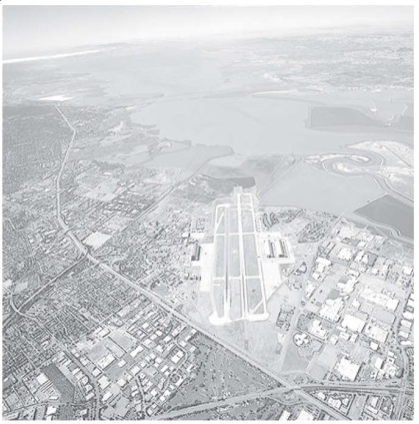
#> input picture images/lowContrast.PNG, 419 x 424 px, found by its file name
$ jupyter execute 1703155_DIP_Lab_Final_2.ipynb
#> lines starting #> are read from the running program, lines starting #| are printed output that depends on the picture; after the words box and inside, x2 and y2 are one past the last pixel; in counts of white or black regions, pixels touching at a corner belong together
<a href="https://colab.research.google.com/github/QuaziSamiha/Digital_Image_Processing/blob/main/1703155_DIP_Lab_Final_2.ipynb" target="_parent"></a>

[cell 1]
# 1.
# Take a low-contrast image as an input and perform appropriate transformations to
# produce a high-contrast image.
# Draw the histogram of the two images to distinguish the differences.
# 2.
# Segmentation is the process of separating the different regions in an image based on the intensity values meeting some
# criteria/predicate. Apply any segmentation algorithm to segment an image and find out the difference in segmentation before and after
# the application of an averaging filter to that image.
# So you need to segment the image twice before and after averaging out.

[cell 2]
import numpy as np
import matplotlib.pyplot as plt
import cv2
from google.colab.patches import cv2_imshow

1.
Take a low-contrast image as an input and perform appropriate transformations to produce a high-contrast image.
Draw the histogram of the two images to distinguish the differences.

[cell 3]
lowCon = cv2.imread('/content/drive/MyDrive/Colab Notebooks/images/lowContrast.PNG')
#> lowCon is the input picture: shape (424, 419, 3); mean B, G, R 210.2, 207.6, 205.4

lowConGray= cv2.cvtColor(lowCon, cv2.COLOR_BGR2LAB)
#> lowConGray: shape (424, 419, 3); mean of channels 0, 1, 2 212.1, 127.6, 126.5
l_channel, a, b = cv2.split(lowConGray)

# Applying CLAHE to L-channel
# feel free to try different values for the limit and grid size:
clahe = cv2.createCLAHE(clipLimit=2.0, tileGridSize=(8,8))
cl = clahe.apply(l_channel)
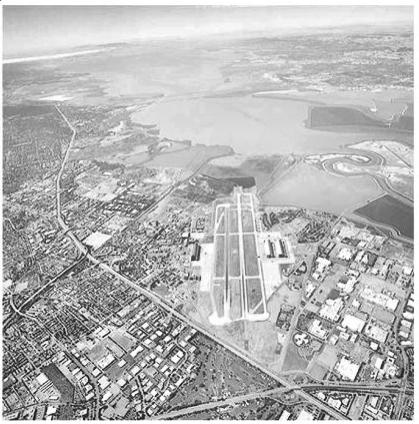
#> cl: shape (424, 419); min 20, max 255, mean 181.6

# merge the CLAHE enhanced L-channel with the a and b channel
limg = cv2.merge((cl,a,b))
#> limg: shape (424, 419, 3); mean of channels 0, 1, 2 181.6, 127.6, 126.5

# Converting image from LAB Color model to BGR color spcae
enhanced_img = cv2.cvtColor(limg, cv2.COLOR_LAB2BGR)

# Stacking the original image with the enhanced image
result = np.hstack((lowCon, enhanced_img))
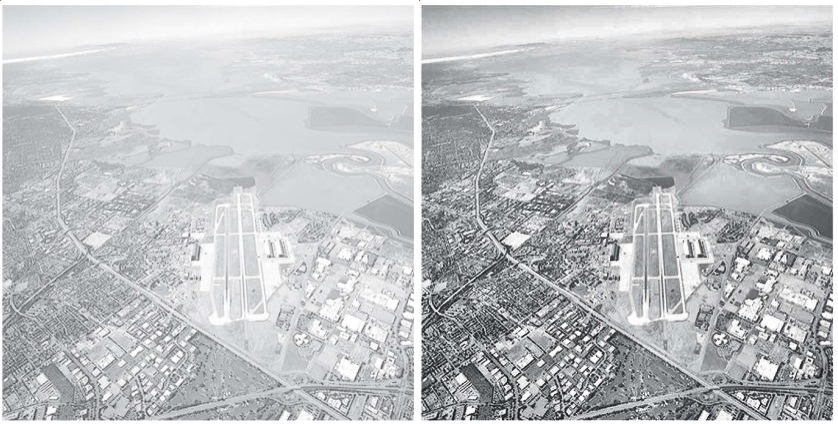
#> result: shape (424, 838, 3); mean B, G, R 194.3, 191.8, 189.5
cv2_imshow(result)

[cell 4]
k=0
H = np.zeros((256), dtype=int)
while k < 256:
    H[k]=np.count_nonzero(lowConGray==k)
    k=k+1
#> after the loop, H = 256 values, max 117385 at index 126, min 0 at index 0, mean 2081.9; k = 256

intensity = np.arange(0, 256, 1)

plt.bar(intensity, H, color='maroon', width=0.5)
plt.xlabel('intensity')
plt.ylabel('frequency')
plt.title('Low Contrast Histogram')
plt.show()
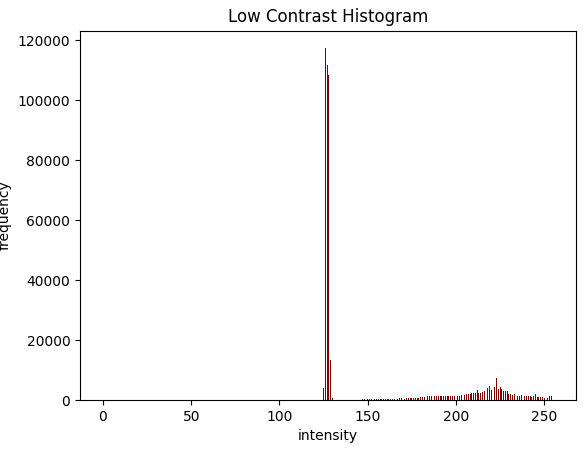
#> figure drawn by matplotlib, 1 panel; tallest bar 117385 high, from x = 125.8 to 126.2

k=0
H = np.zeros((256), dtype=int)
while k < 256:
    H[k]=np.count_nonzero(result==k)
    k=k+1
#> after the loop, H = 256 values, max 26979 at index 255, min 0 at index 0, mean 4163.8; k = 256

intensity = np.arange(0, 256, 1)

plt.bar(intensity, H, color='maroon', width=0.5)
plt.xlabel('intensity')
plt.ylabel('frequency')
plt.title('High Contrast Histogram')
plt.show()
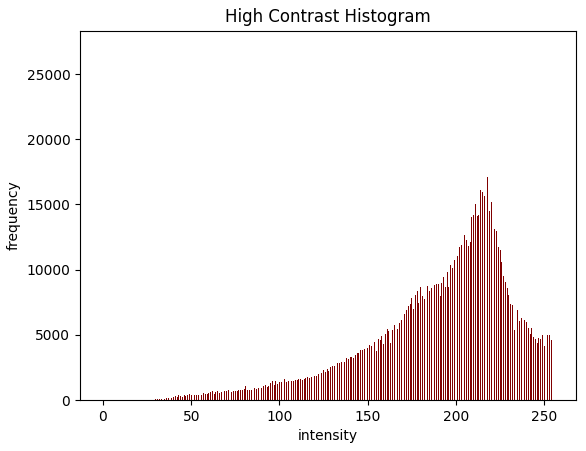
#> figure drawn by matplotlib, 1 panel; tallest bar 26979 high, from x = 254.8 to 255.2

Discussion of problem 1:
First I have transform low contrast image into high contrast image. Then I have plotted histogram to show diffrence between them.

2. Segmentation is the process of separating the different regions in an image based on the intensity values meeting some criteria/predicate. Apply any segmentation algorithm to segment an image and find out the difference in segmentation before and after the application of an averaging filter to that image.
So you need to segment the image twice before and after averaging out.

[cell 5]
img = cv2.imread('/content/drive/MyDrive/Colab Notebooks/images/th.JPEG')
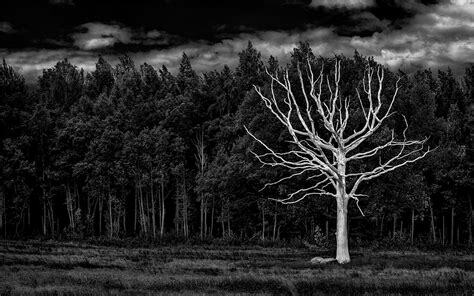
#> input picture images/th.JPEG, 474 x 296 px, found by its file name
#> img is the input picture: shape (296, 474, 3); min 0, max 255, mean 37.7
resized_img = cv2.resize(img, (400,300))
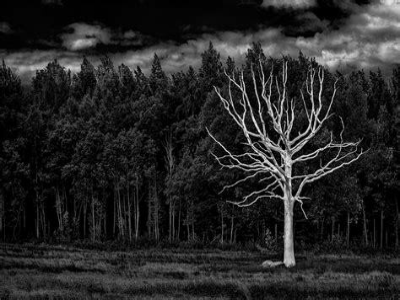
#> resized_img: shape (300, 400, 3); min 0, max 242, mean 37.6
cv2_imshow(resized_img)

grayImg = cv2.cvtColor(resized_img, cv2.COLOR_BGR2GRAY)
# segmentation using binary threshold
def threshold(im, th):
#> called with th = 75
  height = len(im)
#> height = 300
  width = len(im[0])
#> width = 400
  for i in range(height):
    for j in range(width):
      if(im[i,j] > th):
        im[i,j] = 255
      else:
        im[i,j] = 0
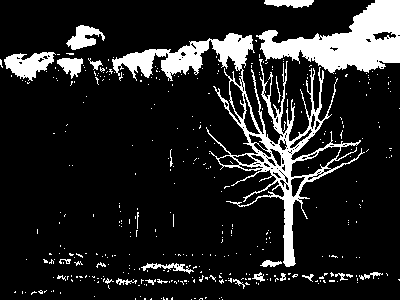
#> im: shape (300, 400); 14.1% white; 393 white regions (368 under 20 px), largest, box (x1, y1, x2, y2) and area: (112, 33, 365, 267) 7793, (256, 0, 400, 74) 5189, (4, 52, 56, 81) 840
  return im

cv2_imshow(threshold(grayImg, 75))
